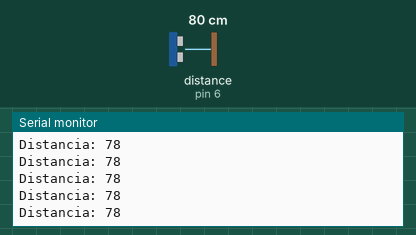
Simulated run of this sketch. Board: Arduino Uno, built with avr-gcc and run on an emulated ATmega328P. Parts: the last lines printed to the serial monitor. Wiring (inferred from the names in the program): ultrasonic range finder: trigger pin 5; echo pin 6. The inputs (shaded band) are chosen by the test bench; at power-on: distance to the obstacle (sensor on pin 6) 80 cm. The echo pulse lasts 58.3 µs per cm.

Above: at 1.2 s.
1.3 s: distance to the obstacle (sensor on pin 6) set to 2 cm
At 1.59 s:
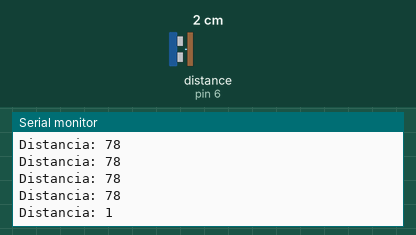
2.8 s: distance to the obstacle (sensor on pin 6) set to 4 cm
At 2.8 s:
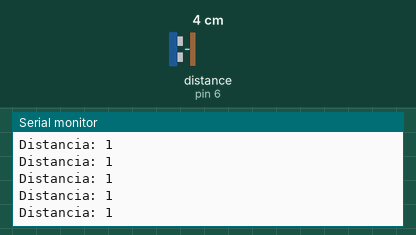
Timing chart, 0 to 5.8 s (numbered marks = the images above; inputs shaded):
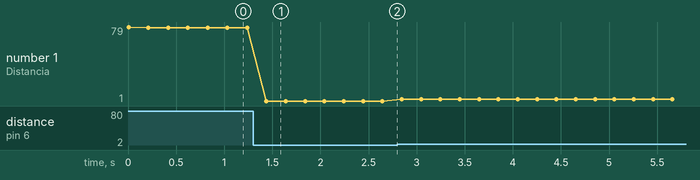

The sketch:

ipo.ino
```cpp
#include <SoftwareSerial.h>
SoftwareSerial BT(10,11); //10 RX, 11 TX.

//Definimos los pin donde se va a conectar el sensor
const int trigPin = 5;
const int echoPin = 6;

// definimos las variables
long duration;
int distance;

void setup() {
pinMode(trigPin, OUTPUT); // Establecemos el pin 9 como salida
pinMode(echoPin, INPUT); // y el pin 10 como entrada
Serial.begin(115200); // Iniciamos el puerto serie
BT.begin(115200);
}

void loop() {
// Limpiamos el puerto trigPin
digitalWrite(trigPin, LOW);
delayMicroseconds(2);

// Ponemos el pin correspondiente al trigPin en alto durante 10 ms
digitalWrite(trigPin, HIGH);
delayMicroseconds(10);
digitalWrite(trigPin, LOW);

// Leemos echoPin, lo cual los devuelve la onda en microsegundos
duration = pulseIn(echoPin, HIGH);

//Calculamos la distacia
distance= duration*0.034/2;
bool activated=false;
long time;
// Y finalmente la mostramos en el monitor serie
Serial.print("Distancia: ");
Serial.println(distance);
if(BT.available()){
  if(distance<70){
    activated=true;
    time=millis();
    while(activated){
      if(millis()-time<5000)
        BT.print("s");
      else{
        activated=false;
        BT.print("h");
      }
    }
  }
  else{
    BT.print("h");
  }
}
delay(200);
}
```

Measured:
- after the input at 1.3 s, the serial monitor: prints a new line after 0.14 s (image 1)
- plotted number 1: 78 → 1 after the input at 1.3 s, 1 → 3 after the input at 2.8 s
